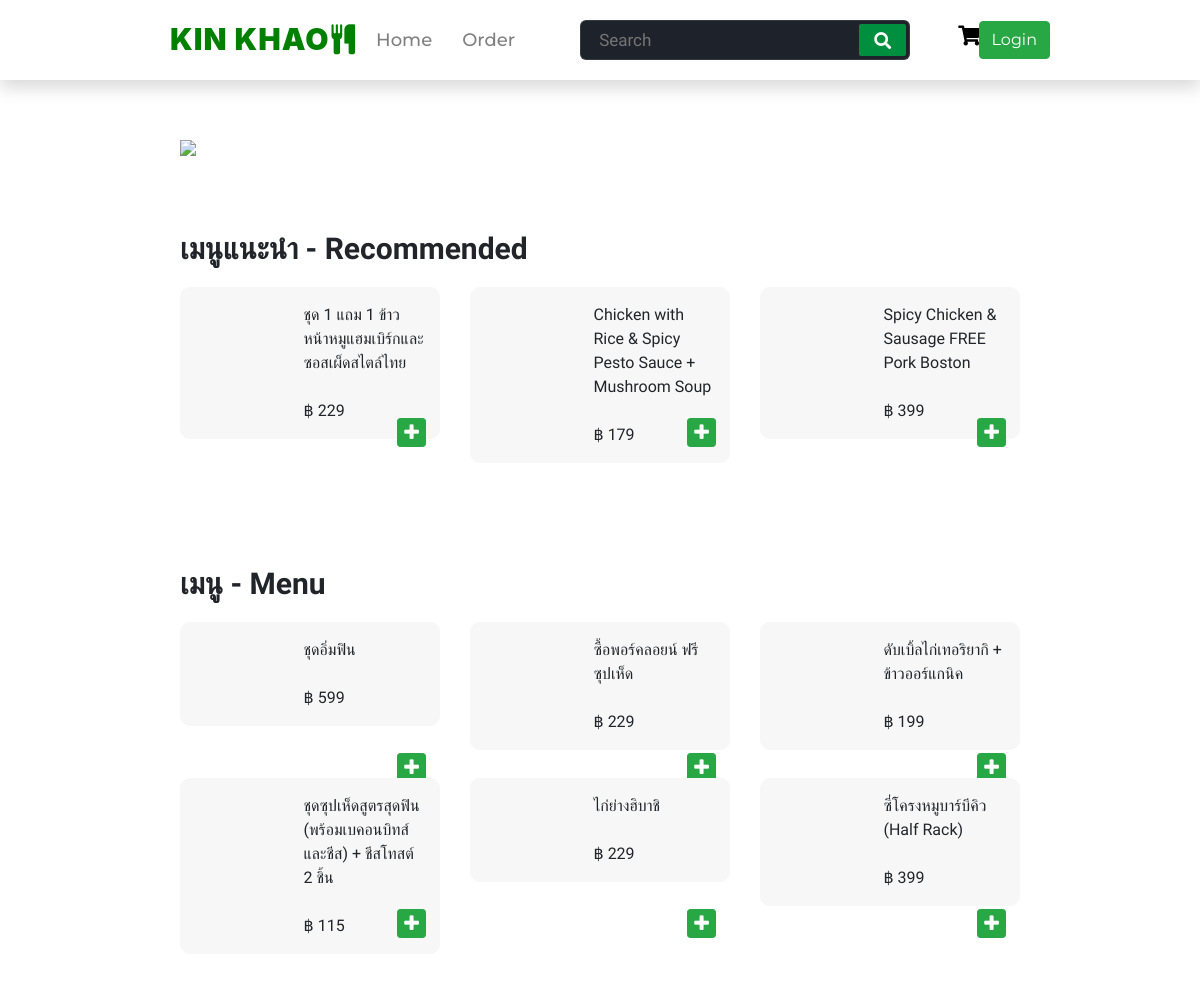
/shop-sizzler.php, run on the app's committed database.
### tables this page shows
CREATE TABLE `menu` (
  `menu_id` int(8) NOT NULL,
  `menu_shop` mediumtext NOT NULL,
  `menu_name` varchar(255) NOT NULL,
  `menu_price` float NOT NULL,
  `menu_pic` mediumtext NOT NULL,
  `menu_desc` varchar(255) NOT NULL
);

### shop-sizzler.php (the view, shortened to what this page needs)
<?php
include 'connect.php';
mysqli_set_charset($con, "utf8");
$sql = "SELECT * FROM menu WHERE menu_shop ='sizzler'";
$result = $con->query($sql);
?>
<!DOCTYPE html>
<html lang="en">
  <head>
    <link
      rel="stylesheet"
      href="https://maxcdn.bootstrapcdn.com/bootstrap/4.3.1/css/bootstrap.min.css"
    />
    <link
      rel="stylesheet"
      href="https://cdnjs.cloudflare.com/ajax/libs/font-awesome/5.15.3/css/all.min.css"
    />
    <link rel="stylesheet" href="navbar.css" />
    <link rel="stylesheet" href="bonchon1.css" />
    <link
      rel="stylesheet"
      href="https://stackpath.bootstrapcdn.com/font-awesome/4.7.0/css/font-awesome.min.css"
    />
  </head>
  <body>
    <nav class="fixed-top shadow">
      <div class="logo">
        <p>
          KIN KHAO
          <i
            class="fa fa-cutlery"
            aria-hidden="true"
            style="margin-left: -5px"
          ></i>
        </p>
      </div>
      <div class="nav-items">
        <li><a href="index.php">Home</a></li>
        <li><a href="cus-vieworder.php">Order</a></li>
      </div>
      <form action="search.php" method="POST">
        <input
          type="search"
          class="search-data"
          placeholder="Search"
          value=""
          required
         name="search_menu"/>
        <button type="submit" class="fas fa-search"></button>
      </form>
      <h5 class="px-5 cart" name="cart-count">
                        <a name="shop-cart"href="cart.php" ><i class="fas fa-shopping-cart"></i> Cart</a>
                    </h5>
      <?php
      if (!isset($_SESSION['loggedin'])) { ?>
      <div class="Login" style="cursor: pointer">
        <button type="button" class="btn btn-success">Login</button>
      </div>
    <?php } ?>
    </nav>
    <div class="full">
      <img
        src="https://cdn.1112delivery.com/1112one/public/images/banners/May2021/SZ_BOGO_coup3_1440.jpg"
        name="banner"
      />
      <div class="recmenu">
        <p name="rectxt">เมนูแนะนำ - Recommended</p>
        <div class="row">
          <?php
          $count = 0;
          while ($count < 3 && $row = $result->fetch_assoc()) { ?>
      <div class="col-4">
              <form method="post" action="insert.php">
                <div class="menu">
                  <div class="row">
                    <div class="col-5">
                    </div>
                    <div class="col-7 "><input value=" <?=$row['menu_name']?>" type="hidden" id="m_name" name="m_name">
                    <?=$row['menu_name']?>
                      </input><br><br>
                      <input value=" <?=$row['menu_id']?>"  type="hidden" id="m_id" name="m_id">฿
                      <?=$row['menu_price']?>
                    <button type="submit" class="btn btn-success btn-sm">
                    <i class="fa fa-plus fa-lg" aria-hidden="true"></i>
                  </button>
                    </div>
                  </div>
                </div>
                </form>
             </div>
            <?php
            $count++;
            }
            ?>
        </div>
      </div>
      <div class="bonmenu">
        <p name="rectxt">เมนู - Menu</p>
        <div class="row">
        <?php
    while($row = $result->fetch_assoc()) { ?>
      <div class="col-4">
              <form method="post" action="insert.php">
                <div class="menu">
                  <div class="row">
                    <div class="col-5">
                    </div>
                    <div class="col-7 "><input value=" <?=$row['menu_name']?>" type="hidden" id="m_name" name="m_name">
                    <?=$row['menu_name']?>
                      </input><br><br>
                      <input value=" <?=$row['menu_id']?>"  type="hidden" id="m_id" name="m_id">฿
                      <?=$row['menu_price']?>
                    <button type="submit" class="btn btn-success btn-sm">
                    <i class="fa fa-plus fa-lg" aria-hidden="true"></i>
                  </button>
                    </div>
                  </div>
                </div>
                </form>
             </div>
     <?php }
 ?>
        </div>
      </div>
    </div>
  </body>
</html>

### navbar.css (style rules this page uses)
* { margin: 0; padding: 0; outline: none; box-sizing: border-box; }
body { background: #fff; }
nav { background-color: #fff; display: flex; align-items: center; height: 80px; padding: 0 100px; }
nav .logo { color: green; font-size: 30px; font-weight: 900; letter-spacing: 1px; margin-right: 5px; margin-top: 15px; margin-left: 120px; }
nav .nav-items { display: flex; padding: 0 0 0 0px; font-family: "Montserrat", sans-serif; }
nav .nav-items li { list-style: none; padding: 0 15px; }
nav .nav-items li a { color: #00000080; font-size: 18px; font-weight: 500; text-decoration: none; }
nav form { display: flex; height: 40px; padding: 3px; background: #1e232b; min-width: 18% !important; border-radius: 6px; border: 1px solid rgba(155, 155, 155, 0.2); width: 30%; font-family: "Prompt", sans-serif; font-weight: 100; margin-left: 50px; }
nav form .search-data { width: 100%; height: 100%; padding: 0 15px; color: #fff; font-size: 17px; border: none; font-weight: 500; background: none; }
nav form button { padding: 0 15px; color: #fff; font-size: 17px; background: #008f3e; border: none; border-radius: 2px; cursor: pointer; }
@media (max-width: 1245px) { nav { padding: 0 50px; } }
.Login { position: absolute; font-family: "Montserrat", sans-serif; right: 150px; }
a[name="shop-cart"] { color: black; text-decoration: none; }
h5[name="cart-count"] { font-family: "Prompt", sans-serif; }

### bonchon1.css (style rules this page uses)
.full { font-family: "Prompt", sans-serif; margin-left: 15%; margin-right: 15%; }
img[name="banner"] { margin-top: 140px; width: 100%; }
p[name="rectxt"] { font-weight: 600; font-size: 30px; margin-top: 70px; }
.menu { background-color: #f7f7f7; padding: 15px; border-radius: 10px; cursor: pointer; border: 1px solid; border-color: #f7f7f7; margin-bottom: 28px; }
.recmenu button { position: absolute; right: 13px; top: 115px; padding-left: 6px; padding-right: 6px; padding-top: 3px; padding-bottom: 3px; }
.bonmenu button { position: absolute; right: 13px; top: 115px; padding-left: 6px; padding-right: 6px; padding-top: 3px; padding-bottom: 3px; }
a[name="shop-cart"] { color: black; text-decoration: none; }
h5[name="cart-count"] { font-family: "Prompt", sans-serif; }

### data on the page
menu: menu_name "ชุด 1 แถม 1 ข้าวหน้าหมูแฮมเบิร์กและซอสเผ็ดสไตล์ไทย", menu_price "229"
menu: menu_name "Chicken with Rice & Spicy Pesto Sauce + Mushroom Soup", menu_price "179"
menu: menu_name "Spicy Chicken & Sausage FREE Pork Boston", menu_price "399"
menu: menu_name "ชุดอิ่มฟิน", menu_price "599"
menu: menu_name "ซื้อพอร์คลอยน์ ฟรี ซุปเห็ด", menu_price "229"
menu: menu_name "ดับเบิ้ลไก่เทอริยากิ + ข้าวออร์แกนิค", menu_price "199"
menu: menu_name "ชุดซุปเห็ดสูตรสุดฟิน (พร้อมเบคอนบิทส์และชีส) + ชีสโทสต์ 2 ชิ้น", menu_price "115"
menu: menu_name "ไก่ย่างฮิบาชิ", menu_price "229"
menu: menu_name "ซี่โครงหมูบาร์บีคิว (Half Rack)", menu_price "399"
